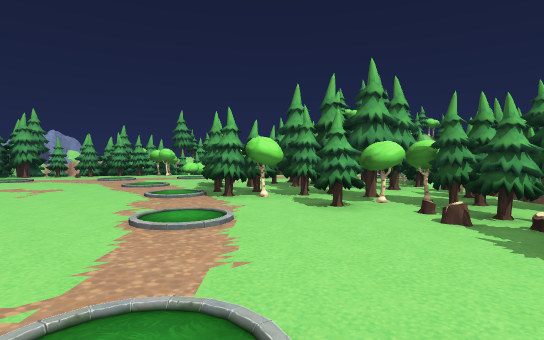
[1] (above)

24 first-person views from a walk through a Unity game level. The camera is 1.5 m above the floor, tilts 2° down and sees 80° across. The floor is counted in squares, 2 m on a side. Each view is taken from the middle of a square. On the plan, view 1 faces up. The plan holds only what a view shows up to about 11 squares ahead; the rest is blank. The place goes on beyond the plan. Some animated figures are not drawn.

[2]
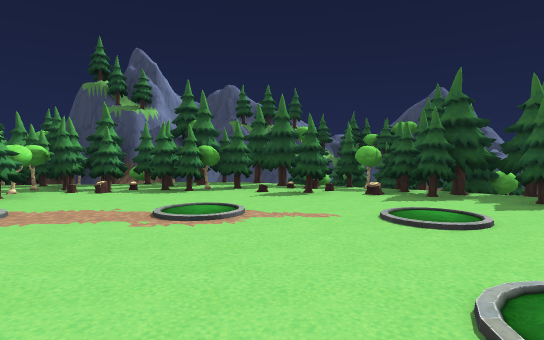

[3]
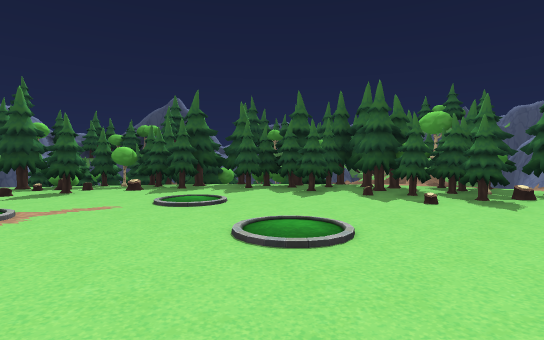

[4]
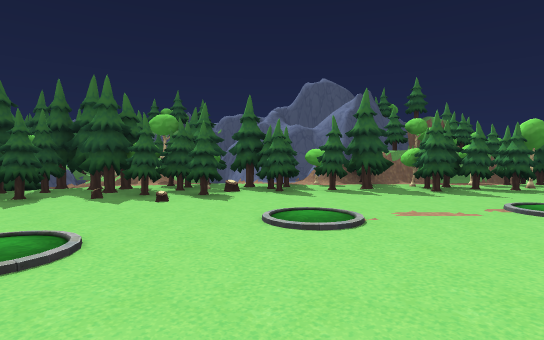

[5]
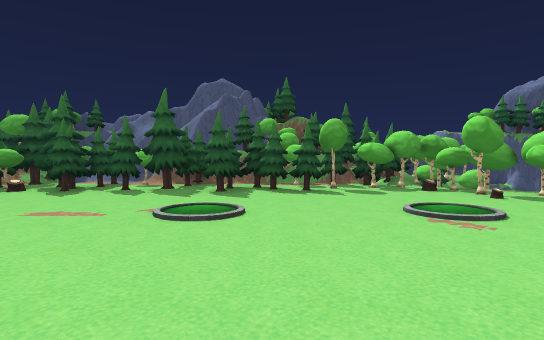

[6]
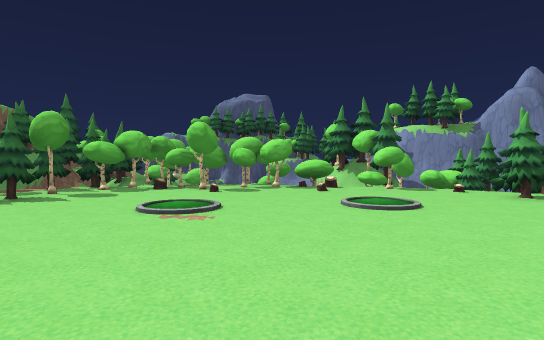

[7]
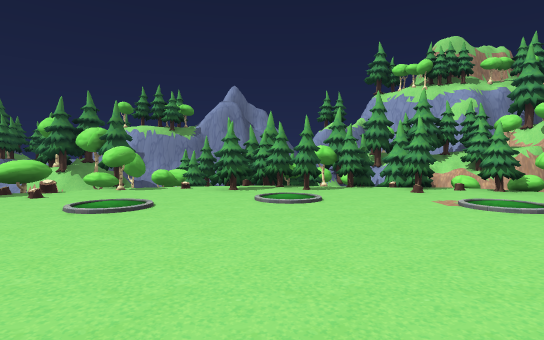

[8]
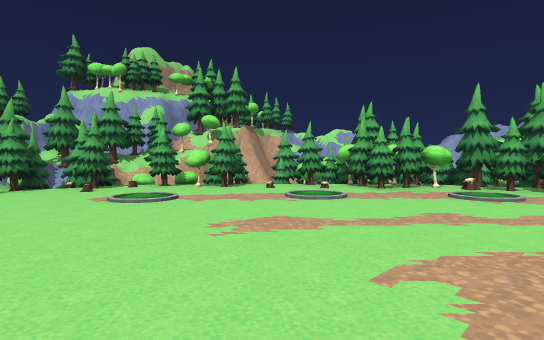

[9]
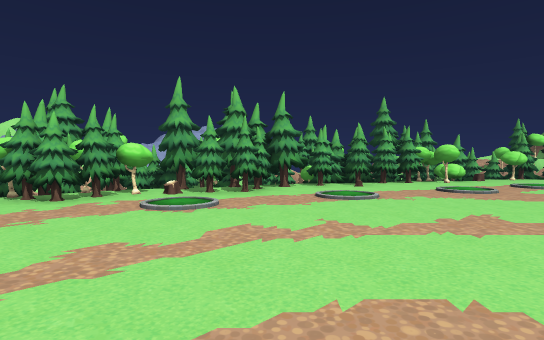

[10]
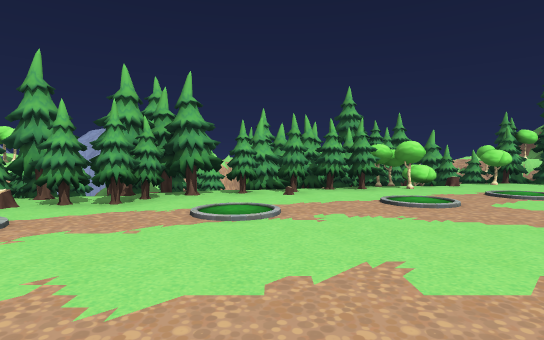

[11]
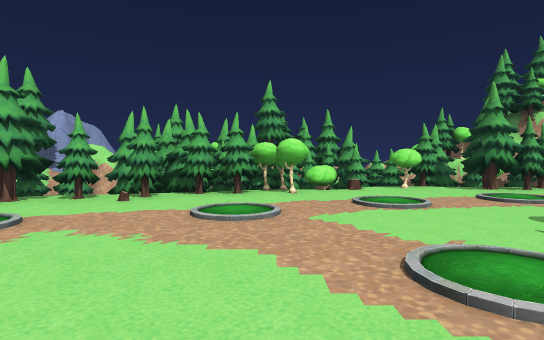

[12]
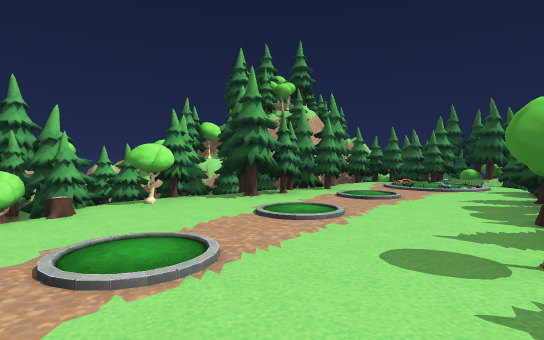

[13]
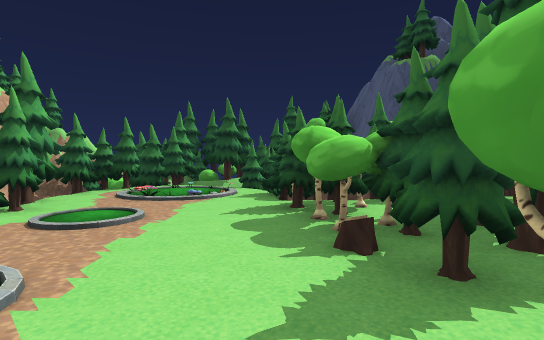

[14]
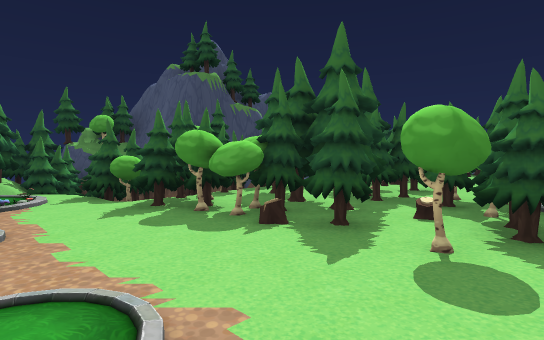

[15]
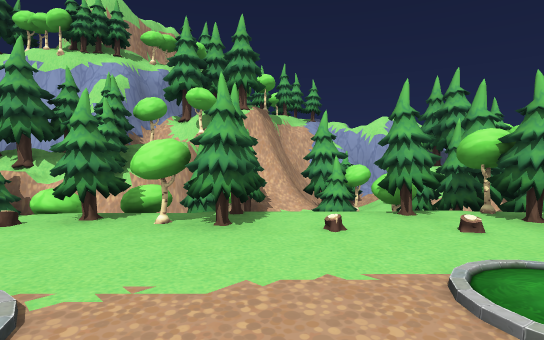

[16]
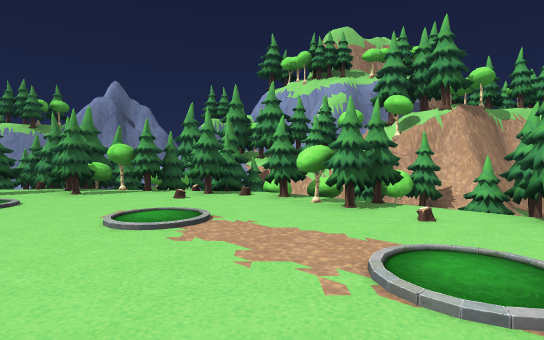

[17]
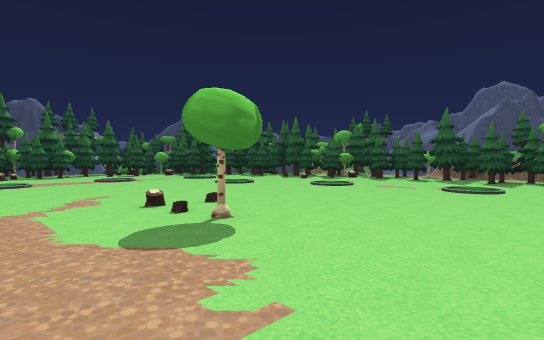

[18]
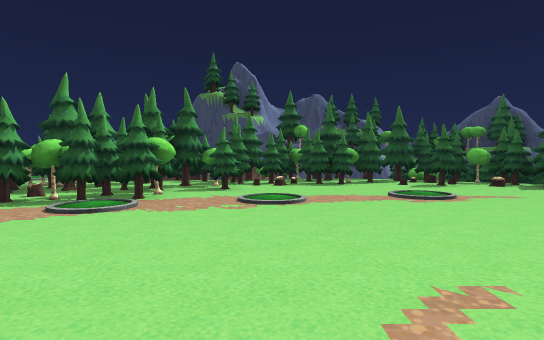

[19]
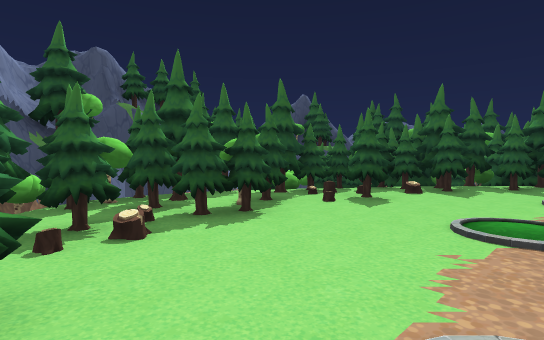

[20]
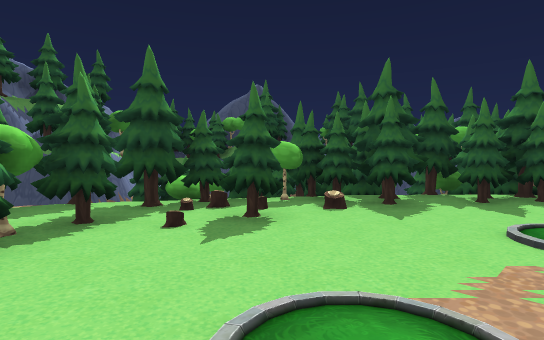

[21]
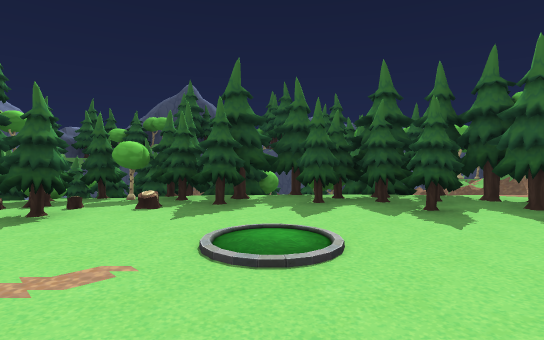

[22]
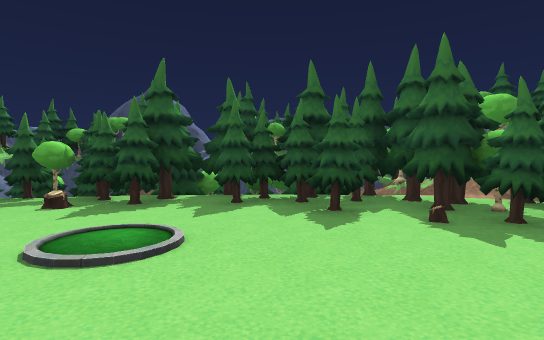

[23]
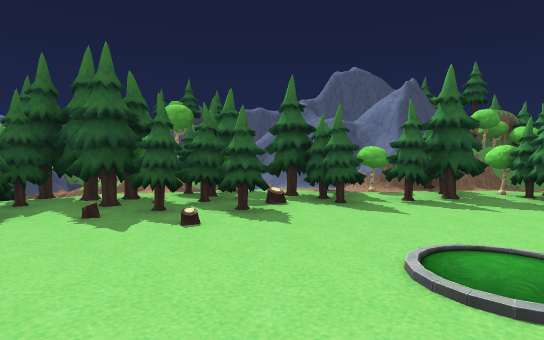

[24]
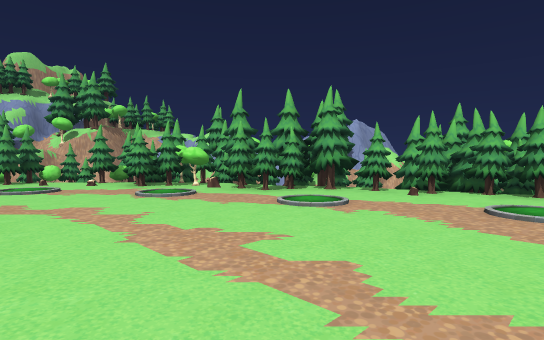

### Floor plan
Key: @ floor where view 1 was taken; # wall or solid block; . main floor; : floor 0.25 m higher than the main floor; - floor 0.25 m lower than the main floor; _ floor 1 m lower than the main floor; < floor 1.25 m lower than the main floor; = window, fence, low wall or low ledge; ^ raised ledge; v drop or lower ground; T tree; S stump; O other object.
Columns run from 22 left of view 1 to 7 right of it. Each row starts with its distance up from view 1.
 18              TTTTTTTTT#TO#
 17           ##^  #TTTTTTTT^T
 16      ####  ### OOTTTTTTTTT##T
 15   ## T## OOTOTTTTT^##.TTTTTTTT
 14   ## T TO #TTTTTT#.........  T
 13   #Ov vTTTTTTTT...........O:
 12   #T# TTTTTTT.............OO T
 11   #TT TT##TT.............T#TTT
 10   #Tvv#TT............#TST#TTTO
  9   #TvTT.............TTTTT TTTO
  8 ###TT................#TTTTTOT
  7 #TTT#T...............TTTTTTTT
  6 TTvTT................T#TT#TO
  5 TTTT...................T#TTTO
  4 TTTT.....................TTT #
  3 T^T......................TT# #
  2 OT#T..........#..........TTTT#
  1 OTT......................TTTT#
  0 TT T..................@...TT#T
 -1 TTT.....................T.TTTO
 -2 O##..................... #TTTT
 -3  ###...................TTTTT^
 -4   ##S..................TTTTTOv
 -5    #^#..............TTTTTTTOO
 -6    ###......T...TTTTTTT#vTOO
 -7     #####.TTTTTTTTT#TTTTT  =
 -8       ##TT#T#TT#TTTTTT<T^v##
 -9       #TO####T##TTT-#=_^ T
-10       # T#  #  ###TT###^T

Positions as (right, up) in squares from view 1, and headings:
1: (0, 0), facing up
2: (-5, 0), facing right
3: (-6, 1), facing down-right
4: (-6, 1), facing down
5: (-11, 1), facing down
6: (-11, 1), facing down-left
7: (-11, 1), facing left
8: (-10, 2), facing up-left
9: (-10, 4), facing up
10: (-8, 6), facing up
11: (-5, 7), facing up
12: (-4, 10), facing up-right
13: (-2, 11), facing right
14: (-2, 13), facing down-right
15: (-14, 5), facing up-left
16: (-12, 6), facing left
17: (-12, 5), facing down-right
18: (-7, 4), facing right
19: (-1, 5), facing down-right
20: (-1, 2), facing down-right
21: (-3, 0), facing down-right
22: (-4, -1), facing down-right
23: (-5, -1), facing down
24: (-5, 6), facing up-left
